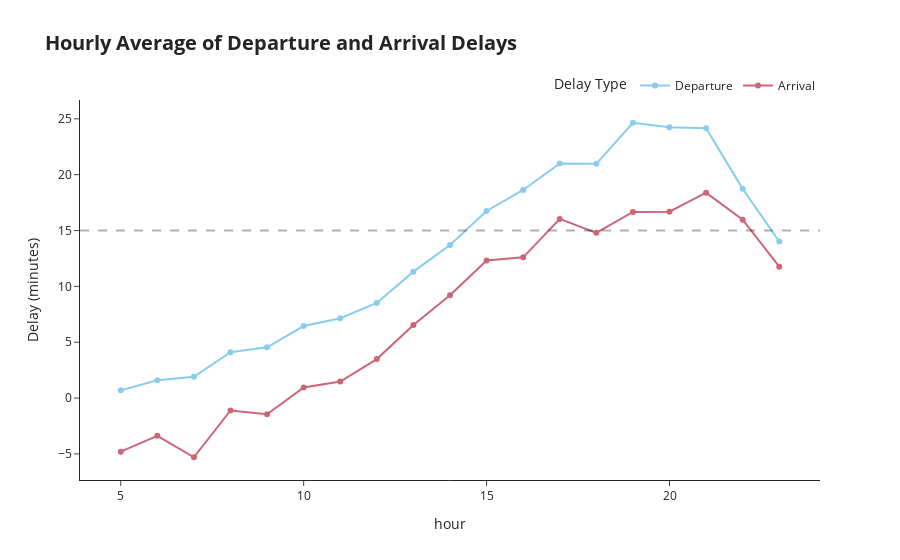

Notebook code for this chart:
### Markdown cell above
### Hourly Average of Departure and Arrival Delays

- **5:00 to 14:00**: Departure delays range from 41 seconds to 13 minutes 42 seconds, which is good and manageable. The relatively low delays during this time suggest lower traffic volumes, allowing for smoother operations and efficient management of flights.
- **15:00 to 21:00**: Delays increase to 16 to 24 minutes, with the peak at 19:00 to 21:00 showing consistent 24-minute delays. This period likely experiences higher traffic volumes, contributing to longer delays. The congestion during peak hours may lead to operational strain and inefficiencies.
- **22:00 to 23:00**: Delays decrease from 18 minutes to 14 minutes, indicating an improvement likely due to reduced traffic volumes and fewer operational pressures. This suggests better handling of delays as the evening progresses and the number of flights decreases.

### Code cell
import pandas as pd
import plotly.express as px

# group and compute average delays by hour
hourly_delays = df.groupby('hour')[['dep_delay', 'arr_delay']].mean().reset_index()
hourly_delays[['dep_delay', 'arr_delay']] = hourly_delays[['dep_delay', 'arr_delay']].round(2)

# function to format minutes and seconds
def format_time(minutes):
    mins = int(minutes)
    secs = round((minutes - mins) * 60)
    return f"{mins}m {secs}s"

# rename for clarity
hourly_delays = hourly_delays.rename(columns={
    'dep_delay': 'Departure',
    'arr_delay': 'Arrival'
})

# prepare custom hover text
hourly_delays['Departure_formatted'] = hourly_delays['Departure'].apply(format_time)
hourly_delays['Arrival_formatted'] = hourly_delays['Arrival'].apply(format_time)

# melt dataframe for Plotly long-form
melted = pd.melt(hourly_delays,
                 id_vars=['hour'],
                 value_vars=['Departure', 'Arrival'],
                 var_name='Delay Type',
                 value_name='Minutes')

# add formatted time column
melted['Formatted'] = melted.apply(
    lambda row: format_time(row['Minutes']),
    axis=1
)

fig = px.line(melted,
              x='hour',
              y='Minutes',
              color='Delay Type',
              title='Average Flight Delays by Hour of the Day',
              template='simple_white',
              labels={'Minutes': 'Delay (minutes)'},
              custom_data=['Formatted'],
              color_discrete_sequence=px.colors.qualitative.Safe
)

fig.update_traces(
    hovertemplate='<b>%{x}:00</b><br>%{fullData.name} Delay: %{customdata[0]}<extra></extra>',
    mode='lines+markers'
)

# layout adjustments
fig.update_layout(
    title=dict(
        text='Hourly Average of Departure and Arrival Delays',
        font=dict(size=20, weight='bold')
    ),
    legend=dict(
        orientation='h',
        x=1,
        xanchor='right',
        y=1,
        yanchor='bottom'
    )
)

# Add horizontal line at y=15
fig.add_hline(
    y=15,
    line=dict(color='black', dash='dash', width=2)
)

fig.show()

### Figure 1 — Plotly figure (JSON) as saved in the notebook; plotly's stock layout.template omitted (floating-point values rounded to 4 significant figures)
{"data": [{"customdata": [["0m 41s"], ["1m 36s"], ["1m 55s"], ["4m 7s"], ["4m 32s"], ["6m 27s"], ["7m 9s"], ["8m 31s"], ["11m 19s"], ["13m 42s"], ["16m 45s"], ["18m 38s"], ["21m 0s"], ["20m 58s"], ["24m 39s"], ["24m 15s"], ["24m 10s"], ["18m 44s"], ["14m 1s"]], "hovertemplate": "<b>%{x}:00</b><br>%{fullData.name} Delay: %{customdata[0]}<extra></extra>", "legendgroup": "Departure", "line": {"color": "rgb(136, 204, 238)", "dash": "solid"}, "marker": {"symbol": "circle"}, "mode": "lines+markers", "name": "Departure", "orientation": "v", "showlegend": true, "type": "scatter", "x": [5, 6, 7, 8, 9, 10, 11, 12, 13, 14, 15, 16, 17, 18, 19, 20, 21, 22, 23], "xaxis": "x", "y": [0.69, 1.6, 1.91, 4.11, 4.54, 6.45, 7.15, 8.52, 11.32, 13.7, 16.75, 18.63, 21.0, 20.97, 24.65, 24.25, 24.16, 18.73, 14.02], "yaxis": "y"}, {"customdata": [["-4m -48s"], ["-3m -23s"], ["-5m -18s"], ["-1m -7s"], ["-1m -27s"], ["0m 57s"], ["1m 29s"], ["3m 29s"], ["6m 32s"], ["9m 12s"], ["12m 19s"], ["12m 36s"], ["16m 2s"], ["14m 47s"], ["16m 40s"], ["16m 41s"], ["18m 23s"], ["15m 58s"], ["11m 46s"]], "hovertemplate": "<b>%{x}:00</b><br>%{fullData.name} Delay: %{customdata[0]}<extra></extra>", "legendgroup": "Arrival", "line": {"color": "rgb(204, 102, 119)", "dash": "solid"}, "marker": {"symbol": "circle"}, "mode": "lines+markers", "name": "Arrival", "orientation": "v", "showlegend": true, "type": "scatter", "x": [5, 6, 7, 8, 9, 10, 11, 12, 13, 14, 15, 16, 17, 18, 19, 20, 21, 22, 23], "xaxis": "x", "y": [-4.8, -3.38, -5.3, -1.11, -1.45, 0.95, 1.48, 3.49, 6.54, 9.2, 12.32, 12.6, 16.04, 14.79, 16.66, 16.68, 18.39, 15.97, 11.76], "yaxis": "y"}], "layout": {"legend": {"orientation": "h", "title": {"text": "Delay Type"}, "tracegroupgap": 0, "x": 1, "xanchor": "right", "y": 1, "yanchor": "bottom"}, "shapes": [{"line": {"color": "black", "dash": "dash", "width": 2}, "type": "line", "x0": 0, "x1": 1, "xref": "x domain", "y0": 15, "y1": 15, "yref": "y"}], "title": {"font": {"size": 20, "weight": "bold"}, "text": "Hourly Average of Departure and Arrival Delays"}, "xaxis": {"anchor": "y", "domain": [0, 1], "title": {"text": "hour"}}, "yaxis": {"anchor": "x", "domain": [0, 1], "title": {"text": "Delay (minutes)"}}}}
